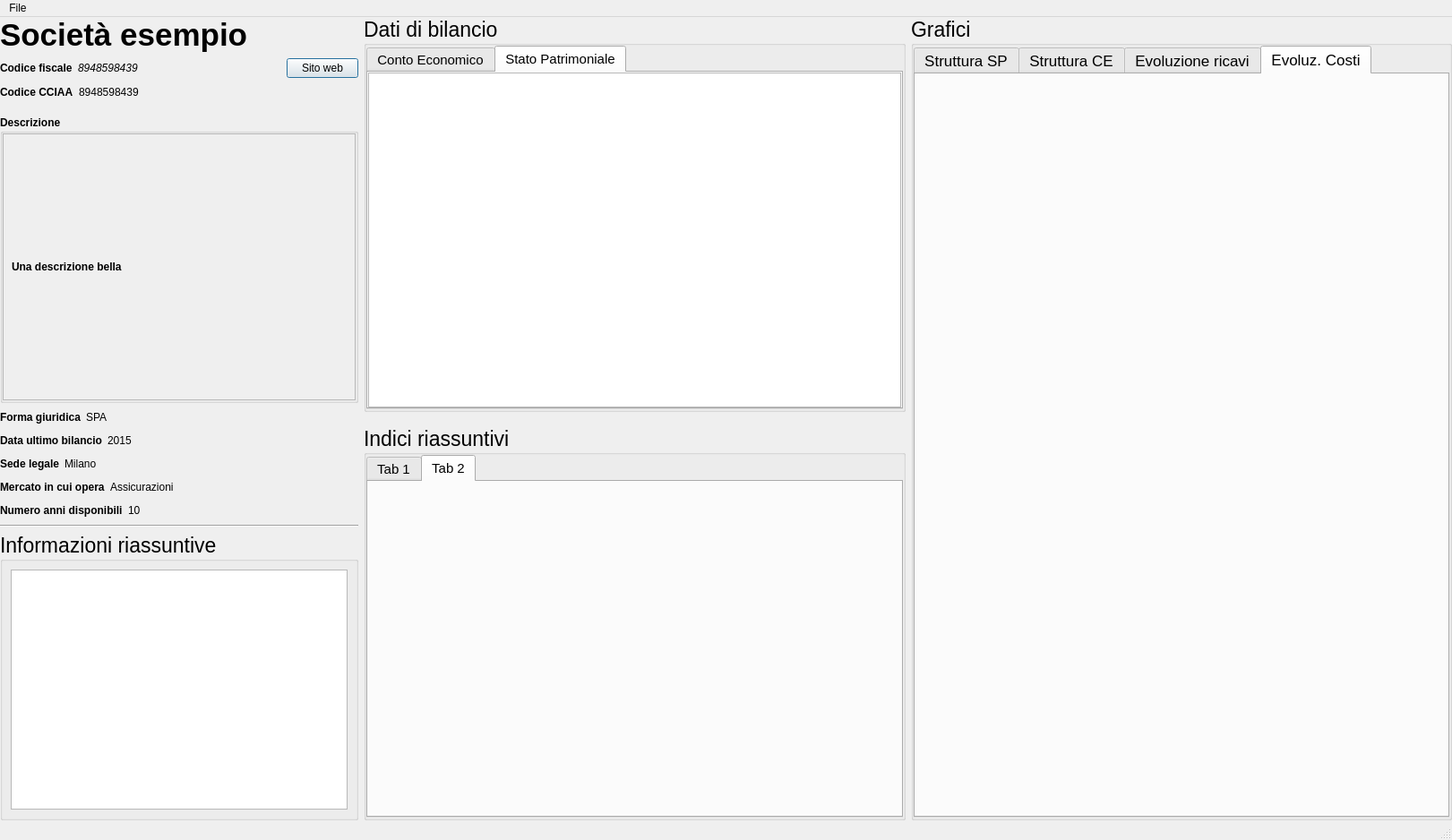
<?xml version="1.0" encoding="UTF-8"?>
<ui version="4.0">
 <class>MainWindow</class>
 <widget class="QMainWindow" name="MainWindow">
  <property name="geometry">
   <rect>
    <x>0</x>
    <y>0</y>
    <width>1621</width>
    <height>938</height>
   </rect>
  </property>
  <property name="windowTitle">
   <string>MainWindow</string>
  </property>
  <property name="styleSheet">
   <string notr="true">QLabel[cssClass=&quot;number-label&quot;] {
	padding: 5px;
	background-color: rgb(18, 65, 255);
	border-radius: 5px;
	font-style: italic;
}</string>
  </property>
  <widget class="QWidget" name="centralwidget">
   <layout class="QHBoxLayout" name="horizontalLayout_19">
    <property name="leftMargin">
     <number>0</number>
    </property>
    <property name="topMargin">
     <number>0</number>
    </property>
    <property name="rightMargin">
     <number>0</number>
    </property>
    <property name="bottomMargin">
     <number>0</number>
    </property>
    <item>
     <widget class="QWidget" name="overviewSecWidget" native="true">
      <property name="maximumSize">
       <size>
        <width>400</width>
        <height>16777215</height>
       </size>
      </property>
      <layout class="QHBoxLayout" name="horizontalLayout_18">
       <property name="leftMargin">
        <number>0</number>
       </property>
       <property name="topMargin">
        <number>0</number>
       </property>
       <property name="rightMargin">
        <number>0</number>
       </property>
       <property name="bottomMargin">
        <number>0</number>
       </property>
       <item>
        <layout class="QVBoxLayout" name="overviewSection">
         <item>
          <widget class="QLabel" name="companyNameLabel">
           <property name="font">
            <font>
             <pointsize>26</pointsize>
             <bold>true</bold>
            </font>
           </property>
           <property name="text">
            <string>Società esempio</string>
           </property>
          </widget>
         </item>
         <item>
          <layout class="QHBoxLayout" name="horizontalLayout_8">
           <item>
            <layout class="QHBoxLayout" name="horizontalLayout">
             <item>
              <widget class="QLabel" name="label">
               <property name="sizePolicy">
                <sizepolicy hsizetype="Fixed" vsizetype="Fixed">
                 <horstretch>0</horstretch>
                 <verstretch>0</verstretch>
                </sizepolicy>
               </property>
               <property name="font">
                <font>
                 <bold>true</bold>
                </font>
               </property>
               <property name="text">
                <string>Codice fiscale</string>
               </property>
              </widget>
             </item>
             <item>
              <widget class="QLabel" name="fiscalCodeLabel">
               <property name="sizePolicy">
                <sizepolicy hsizetype="Fixed" vsizetype="Fixed">
                 <horstretch>0</horstretch>
                 <verstretch>0</verstretch>
                </sizepolicy>
               </property>
               <property name="font">
                <font>
                 <italic>true</italic>
                </font>
               </property>
               <property name="autoFillBackground">
                <bool>false</bool>
               </property>
               <property name="styleSheet">
                <string notr="true"/>
               </property>
               <property name="text">
                <string>8948598439</string>
               </property>
               <property name="cssClass" stdset="0">
                <string>number-label</string>
               </property>
              </widget>
             </item>
            </layout>
           </item>
           <item>
            <spacer name="horizontalSpacer_5">
             <property name="orientation">
              <enum>Qt::Orientation::Horizontal</enum>
             </property>
             <property name="sizeHint" stdset="0">
              <size>
               <width>40</width>
               <height>20</height>
              </size>
             </property>
            </spacer>
           </item>
           <item>
            <widget class="QPushButton" name="openWebsiteButton">
             <property name="sizePolicy">
              <sizepolicy hsizetype="Maximum" vsizetype="Fixed">
               <horstretch>0</horstretch>
               <verstretch>0</verstretch>
              </sizepolicy>
             </property>
             <property name="text">
              <string>Sito web</string>
             </property>
             <property name="default">
              <bool>true</bool>
             </property>
            </widget>
           </item>
          </layout>
         </item>
         <item>
          <layout class="QHBoxLayout" name="horizontalLayout_2">
           <item>
            <widget class="QLabel" name="label_2">
             <property name="sizePolicy">
              <sizepolicy hsizetype="Fixed" vsizetype="Fixed">
               <horstretch>0</horstretch>
               <verstretch>0</verstretch>
              </sizepolicy>
             </property>
             <property name="font">
              <font>
               <bold>true</bold>
              </font>
             </property>
             <property name="text">
              <string>Codice CCIAA</string>
             </property>
            </widget>
           </item>
           <item>
            <widget class="QLabel" name="cciaaNumberLabel">
             <property name="sizePolicy">
              <sizepolicy hsizetype="Fixed" vsizetype="Fixed">
               <horstretch>0</horstretch>
               <verstretch>0</verstretch>
              </sizepolicy>
             </property>
             <property name="text">
              <string>8948598439</string>
             </property>
             <property name="cssClass" stdset="0">
              <string>number-label</string>
             </property>
            </widget>
           </item>
           <item>
            <spacer name="horizontalSpacer">
             <property name="orientation">
              <enum>Qt::Orientation::Horizontal</enum>
             </property>
             <property name="sizeType">
              <enum>QSizePolicy::Policy::Expanding</enum>
             </property>
             <property name="sizeHint" stdset="0">
              <size>
               <width>80</width>
               <height>20</height>
              </size>
             </property>
            </spacer>
           </item>
          </layout>
         </item>
         <item>
          <spacer name="verticalSpacer">
           <property name="orientation">
            <enum>Qt::Orientation::Vertical</enum>
           </property>
           <property name="sizeType">
            <enum>QSizePolicy::Policy::Fixed</enum>
           </property>
           <property name="sizeHint" stdset="0">
            <size>
             <width>20</width>
             <height>10</height>
            </size>
           </property>
          </spacer>
         </item>
         <item>
          <widget class="QGroupBox" name="groupBox">
           <property name="sizePolicy">
            <sizepolicy hsizetype="Minimum" vsizetype="Minimum">
             <horstretch>0</horstretch>
             <verstretch>0</verstretch>
            </sizepolicy>
           </property>
           <property name="minimumSize">
            <size>
             <width>200</width>
             <height>200</height>
            </size>
           </property>
           <property name="maximumSize">
            <size>
             <width>600</width>
             <height>400</height>
            </size>
           </property>
           <property name="font">
            <font>
             <bold>true</bold>
            </font>
           </property>
           <property name="title">
            <string>Descrizione</string>
           </property>
           <property name="flat">
            <bool>false</bool>
           </property>
           <layout class="QHBoxLayout" name="horizontalLayout_17">
            <property name="leftMargin">
             <number>0</number>
            </property>
            <property name="topMargin">
             <number>0</number>
            </property>
            <property name="rightMargin">
             <number>0</number>
            </property>
            <property name="bottomMargin">
             <number>0</number>
            </property>
            <item>
             <widget class="QScrollArea" name="scrollArea">
              <property name="widgetResizable">
               <bool>true</bool>
              </property>
              <widget class="QWidget" name="scrollAreaWidgetContents">
               <property name="geometry">
                <rect>
                 <x>0</x>
                 <y>0</y>
                 <width>390</width>
                 <height>246</height>
                </rect>
               </property>
               <layout class="QHBoxLayout" name="horizontalLayout_3">
                <item>
                 <widget class="QLabel" name="descriptionLabel">
                  <property name="text">
                   <string>Una descrizione bella</string>
                  </property>
                  <property name="wordWrap">
                   <bool>true</bool>
                  </property>
                 </widget>
                </item>
               </layout>
              </widget>
             </widget>
            </item>
           </layout>
          </widget>
         </item>
         <item>
          <layout class="QHBoxLayout" name="horizontalLayout_4">
           <item>
            <widget class="QLabel" name="label_4">
             <property name="sizePolicy">
              <sizepolicy hsizetype="Fixed" vsizetype="Fixed">
               <horstretch>0</horstretch>
               <verstretch>0</verstretch>
              </sizepolicy>
             </property>
             <property name="font">
              <font>
               <bold>true</bold>
              </font>
             </property>
             <property name="text">
              <string>Forma giuridica</string>
             </property>
            </widget>
           </item>
           <item>
            <widget class="QLabel" name="legalFormLabel">
             <property name="sizePolicy">
              <sizepolicy hsizetype="Fixed" vsizetype="Fixed">
               <horstretch>0</horstretch>
               <verstretch>0</verstretch>
              </sizepolicy>
             </property>
             <property name="text">
              <string>SPA</string>
             </property>
            </widget>
           </item>
           <item>
            <spacer name="horizontalSpacer_2">
             <property name="orientation">
              <enum>Qt::Orientation::Horizontal</enum>
             </property>
             <property name="sizeHint" stdset="0">
              <size>
               <width>40</width>
               <height>20</height>
              </size>
             </property>
            </spacer>
           </item>
          </layout>
         </item>
         <item>
          <layout class="QHBoxLayout" name="horizontalLayout_5">
           <item>
            <widget class="QLabel" name="label_5">
             <property name="sizePolicy">
              <sizepolicy hsizetype="Fixed" vsizetype="Fixed">
               <horstretch>0</horstretch>
               <verstretch>0</verstretch>
              </sizepolicy>
             </property>
             <property name="font">
              <font>
               <bold>true</bold>
              </font>
             </property>
             <property name="toolTip">
              <string>Data dell'ultimo bilancio caricato</string>
             </property>
             <property name="text">
              <string>Data ultimo bilancio</string>
             </property>
            </widget>
           </item>
           <item>
            <widget class="QLabel" name="lastBalanceDateLabel">
             <property name="sizePolicy">
              <sizepolicy hsizetype="Fixed" vsizetype="Fixed">
               <horstretch>0</horstretch>
               <verstretch>0</verstretch>
              </sizepolicy>
             </property>
             <property name="text">
              <string>2015</string>
             </property>
             <property name="cssClass" stdset="0">
              <string>number-label</string>
             </property>
            </widget>
           </item>
           <item>
            <spacer name="horizontalSpacer_3">
             <property name="orientation">
              <enum>Qt::Orientation::Horizontal</enum>
             </property>
             <property name="sizeHint" stdset="0">
              <size>
               <width>40</width>
               <height>20</height>
              </size>
             </property>
            </spacer>
           </item>
          </layout>
         </item>
         <item>
          <layout class="QHBoxLayout" name="horizontalLayout_9">
           <item>
            <widget class="QLabel" name="label_8">
             <property name="sizePolicy">
              <sizepolicy hsizetype="Fixed" vsizetype="Fixed">
               <horstretch>0</horstretch>
               <verstretch>0</verstretch>
              </sizepolicy>
             </property>
             <property name="font">
              <font>
               <bold>true</bold>
              </font>
             </property>
             <property name="text">
              <string>Sede legale</string>
             </property>
            </widget>
           </item>
           <item>
            <widget class="QLabel" name="legalAddressLabel">
             <property name="sizePolicy">
              <sizepolicy hsizetype="Maximum" vsizetype="Fixed">
               <horstretch>0</horstretch>
               <verstretch>0</verstretch>
              </sizepolicy>
             </property>
             <property name="maximumSize">
              <size>
               <width>300</width>
               <height>16777215</height>
              </size>
             </property>
             <property name="text">
              <string>Milano</string>
             </property>
             <property name="wordWrap">
              <bool>true</bool>
             </property>
            </widget>
           </item>
           <item>
            <spacer name="horizontalSpacer_6">
             <property name="orientation">
              <enum>Qt::Orientation::Horizontal</enum>
             </property>
             <property name="sizeHint" stdset="0">
              <size>
               <width>40</width>
               <height>20</height>
              </size>
             </property>
            </spacer>
           </item>
          </layout>
         </item>
         <item>
          <layout class="QHBoxLayout" name="horizontalLayout_7">
           <item>
            <widget class="QLabel" name="label_7">
             <property name="sizePolicy">
              <sizepolicy hsizetype="Fixed" vsizetype="Fixed">
               <horstretch>0</horstretch>
               <verstretch>0</verstretch>
              </sizepolicy>
             </property>
             <property name="font">
              <font>
               <bold>true</bold>
              </font>
             </property>
             <property name="toolTip">
              <string>Mercato in cui opera l'azienda</string>
             </property>
             <property name="text">
              <string>Mercato in cui opera</string>
             </property>
            </widget>
           </item>
           <item>
            <widget class="QLabel" name="operatingMarketLabel">
             <property name="sizePolicy">
              <sizepolicy hsizetype="Maximum" vsizetype="Fixed">
               <horstretch>0</horstretch>
               <verstretch>0</verstretch>
              </sizepolicy>
             </property>
             <property name="maximumSize">
              <size>
               <width>300</width>
               <height>16777215</height>
              </size>
             </property>
             <property name="text">
              <string>Assicurazioni</string>
             </property>
             <property name="wordWrap">
              <bool>true</bool>
             </property>
            </widget>
           </item>
           <item>
            <spacer name="horizontalSpacer_7">
             <property name="orientation">
              <enum>Qt::Orientation::Horizontal</enum>
             </property>
             <property name="sizeHint" stdset="0">
              <size>
               <width>40</width>
               <height>20</height>
              </size>
             </property>
            </spacer>
           </item>
          </layout>
         </item>
         <item>
          <layout class="QHBoxLayout" name="horizontalLayout_6">
           <item>
            <widget class="QLabel" name="label_6">
             <property name="sizePolicy">
              <sizepolicy hsizetype="Fixed" vsizetype="Fixed">
               <horstretch>0</horstretch>
               <verstretch>0</verstretch>
              </sizepolicy>
             </property>
             <property name="font">
              <font>
               <bold>true</bold>
              </font>
             </property>
             <property name="toolTip">
              <string>Numero di anni per cui è disponibile un bilancio</string>
             </property>
             <property name="text">
              <string>Numero anni disponibili</string>
             </property>
            </widget>
           </item>
           <item>
            <widget class="QLabel" name="numberOfYearsLabel">
             <property name="sizePolicy">
              <sizepolicy hsizetype="Fixed" vsizetype="Fixed">
               <horstretch>0</horstretch>
               <verstretch>0</verstretch>
              </sizepolicy>
             </property>
             <property name="text">
              <string>10</string>
             </property>
             <property name="cssClass" stdset="0">
              <string>number-label</string>
             </property>
            </widget>
           </item>
           <item>
            <spacer name="horizontalSpacer_4">
             <property name="orientation">
              <enum>Qt::Orientation::Horizontal</enum>
             </property>
             <property name="sizeHint" stdset="0">
              <size>
               <width>40</width>
               <height>20</height>
              </size>
             </property>
            </spacer>
           </item>
          </layout>
         </item>
         <item>
          <widget class="Line" name="line">
           <property name="orientation">
            <enum>Qt::Orientation::Horizontal</enum>
           </property>
          </widget>
         </item>
         <item>
          <widget class="QGroupBox" name="groupBox_2">
           <property name="sizePolicy">
            <sizepolicy hsizetype="Minimum" vsizetype="Minimum">
             <horstretch>0</horstretch>
             <verstretch>0</verstretch>
            </sizepolicy>
           </property>
           <property name="minimumSize">
            <size>
             <width>250</width>
             <height>200</height>
            </size>
           </property>
           <property name="maximumSize">
            <size>
             <width>16777215</width>
             <height>16777215</height>
            </size>
           </property>
           <property name="font">
            <font>
             <pointsize>17</pointsize>
            </font>
           </property>
           <property name="toolTip">
            <string>Dati degli ultimi 2 anni disponibili</string>
           </property>
           <property name="title">
            <string>Informazioni riassuntive</string>
           </property>
           <layout class="QHBoxLayout" name="horizontalLayout_20">
            <item>
             <widget class="QTableView" name="summaryTableView"/>
            </item>
           </layout>
          </widget>
         </item>
        </layout>
       </item>
      </layout>
     </widget>
    </item>
    <item>
     <layout class="QVBoxLayout" name="balanceIndicesSection">
      <item>
       <widget class="QGroupBox" name="balanceSection">
        <property name="sizePolicy">
         <sizepolicy hsizetype="Minimum" vsizetype="Minimum">
          <horstretch>0</horstretch>
          <verstretch>0</verstretch>
         </sizepolicy>
        </property>
        <property name="minimumSize">
         <size>
          <width>400</width>
          <height>400</height>
         </size>
        </property>
        <property name="font">
         <font>
          <pointsize>17</pointsize>
         </font>
        </property>
        <property name="title">
         <string>Dati di bilancio</string>
        </property>
        <layout class="QHBoxLayout" name="horizontalLayout_10">
         <property name="leftMargin">
          <number>0</number>
         </property>
         <property name="topMargin">
          <number>0</number>
         </property>
         <property name="rightMargin">
          <number>0</number>
         </property>
         <property name="bottomMargin">
          <number>0</number>
         </property>
         <item>
          <widget class="QTabWidget" name="balanceTabWidget">
           <property name="font">
            <font>
             <pointsize>11</pointsize>
            </font>
           </property>
           <property name="currentIndex">
            <number>1</number>
           </property>
           <widget class="QWidget" name="conto_economico_tab">
            <attribute name="title">
             <string>Conto Economico</string>
            </attribute>
            <layout class="QHBoxLayout" name="horizontalLayout_11">
             <property name="leftMargin">
              <number>0</number>
             </property>
             <property name="topMargin">
              <number>0</number>
             </property>
             <property name="rightMargin">
              <number>0</number>
             </property>
             <property name="bottomMargin">
              <number>0</number>
             </property>
             <item>
              <widget class="QTableView" name="contoEconomicoTView"/>
             </item>
            </layout>
           </widget>
           <widget class="QWidget" name="stato_patrimoniale_tab">
            <attribute name="title">
             <string>Stato Patrimoniale</string>
            </attribute>
            <layout class="QHBoxLayout" name="horizontalLayout_12">
             <property name="leftMargin">
              <number>0</number>
             </property>
             <property name="topMargin">
              <number>0</number>
             </property>
             <property name="rightMargin">
              <number>0</number>
             </property>
             <property name="bottomMargin">
              <number>0</number>
             </property>
             <item>
              <widget class="QTableView" name="statoPatrimTView"/>
             </item>
            </layout>
           </widget>
          </widget>
         </item>
        </layout>
       </widget>
      </item>
      <item>
       <spacer name="verticalSpacer_2">
        <property name="orientation">
         <enum>Qt::Orientation::Vertical</enum>
        </property>
        <property name="sizeType">
         <enum>QSizePolicy::Policy::Fixed</enum>
        </property>
        <property name="sizeHint" stdset="0">
         <size>
          <width>20</width>
          <height>10</height>
         </size>
        </property>
       </spacer>
      </item>
      <item>
       <widget class="QGroupBox" name="indiciesSection">
        <property name="sizePolicy">
         <sizepolicy hsizetype="Minimum" vsizetype="Minimum">
          <horstretch>0</horstretch>
          <verstretch>0</verstretch>
         </sizepolicy>
        </property>
        <property name="minimumSize">
         <size>
          <width>300</width>
          <height>300</height>
         </size>
        </property>
        <property name="font">
         <font>
          <pointsize>17</pointsize>
         </font>
        </property>
        <property name="title">
         <string>Indici riassuntivi</string>
        </property>
        <layout class="QHBoxLayout" name="horizontalLayout_16">
         <property name="leftMargin">
          <number>0</number>
         </property>
         <property name="topMargin">
          <number>0</number>
         </property>
         <property name="rightMargin">
          <number>0</number>
         </property>
         <property name="bottomMargin">
          <number>0</number>
         </property>
         <item>
          <widget class="QTabWidget" name="indiciesTabWidget">
           <property name="font">
            <font>
             <pointsize>11</pointsize>
            </font>
           </property>
           <property name="currentIndex">
            <number>1</number>
           </property>
           <widget class="QWidget" name="tab">
            <attribute name="title">
             <string>Tab 1</string>
            </attribute>
           </widget>
           <widget class="QWidget" name="tab_2">
            <attribute name="title">
             <string>Tab 2</string>
            </attribute>
           </widget>
          </widget>
         </item>
        </layout>
       </widget>
      </item>
     </layout>
    </item>
    <item>
     <widget class="QGroupBox" name="chartSection">
      <property name="font">
       <font>
        <pointsize>17</pointsize>
       </font>
      </property>
      <property name="title">
       <string>Grafici</string>
      </property>
      <layout class="QVBoxLayout" name="verticalLayout_2">
       <property name="leftMargin">
        <number>0</number>
       </property>
       <property name="topMargin">
        <number>0</number>
       </property>
       <property name="rightMargin">
        <number>0</number>
       </property>
       <property name="bottomMargin">
        <number>0</number>
       </property>
       <item>
        <widget class="QTabWidget" name="tabWidget">
         <property name="font">
          <font>
           <pointsize>13</pointsize>
          </font>
         </property>
         <property name="currentIndex">
          <number>3</number>
         </property>
         <widget class="QWidget" name="struttura_sp_tab">
          <attribute name="title">
           <string>Struttura SP</string>
          </attribute>
         </widget>
         <widget class="QWidget" name="struttura_ce_tab">
          <attribute name="title">
           <string>Struttura CE</string>
          </attribute>
         </widget>
         <widget class="QWidget" name="evoluz_ricav_tab">
          <attribute name="title">
           <string>Evoluzione ricavi</string>
          </attribute>
         </widget>
         <widget class="QWidget" name="evoluz_costi_tab">
          <attribute name="title">
           <string>Evoluz. Costi</string>
          </attribute>
         </widget>
        </widget>
       </item>
      </layout>
     </widget>
    </item>
   </layout>
  </widget>
  <widget class="QMenuBar" name="menubar">
   <property name="geometry">
    <rect>
     <x>0</x>
     <y>0</y>
     <width>1621</width>
     <height>30</height>
    </rect>
   </property>
   <widget class="QMenu" name="menuFile">
    <property name="title">
     <string>File</string>
    </property>
    <addaction name="actionImportazione"/>
    <addaction name="actionCambia_impresa"/>
    <addaction name="separator"/>
    <addaction name="actionChiudi"/>
   </widget>
   <addaction name="menuFile"/>
  </widget>
  <widget class="QStatusBar" name="statusbar"/>
  <action name="actionImportazione">
   <property name="text">
    <string>Importazione</string>
   </property>
   <property name="shortcut">
    <string>Ctrl+I</string>
   </property>
  </action>
  <action name="actionCambia_impresa">
   <property name="text">
    <string>Cambia impresa</string>
   </property>
  </action>
  <action name="actionChiudi">
   <property name="text">
    <string>Chiudi</string>
   </property>
  </action>
 </widget>
 <resources/>
 <connections/>
</ui>
